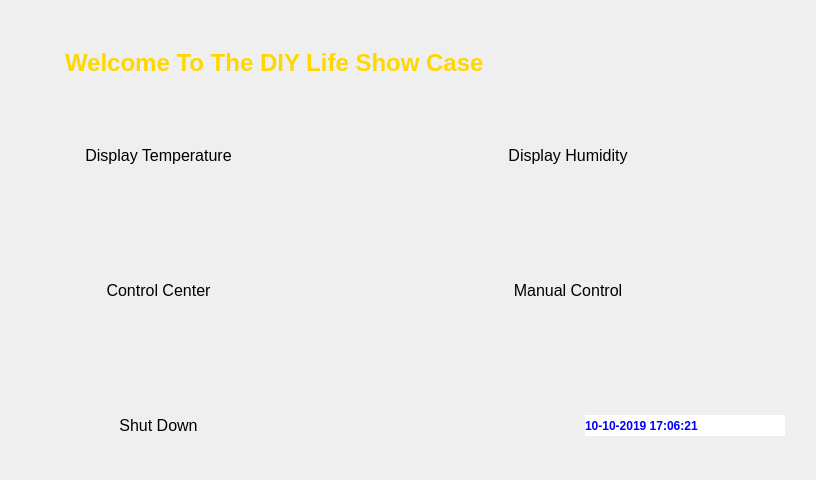
<?xml version="1.0" encoding="UTF-8"?>
<ui version="4.0">
 <class>Home</class>
 <widget class="QWidget" name="Home">
  <property name="geometry">
   <rect>
    <x>0</x>
    <y>0</y>
    <width>816</width>
    <height>480</height>
   </rect>
  </property>
  <property name="sizePolicy">
   <sizepolicy hsizetype="Minimum" vsizetype="Minimum">
    <horstretch>0</horstretch>
    <verstretch>0</verstretch>
   </sizepolicy>
  </property>
  <property name="windowTitle">
   <string>Home</string>
  </property>
  <layout class="QGridLayout" name="gridLayout">
   <property name="leftMargin">
    <number>15</number>
   </property>
   <property name="topMargin">
    <number>15</number>
   </property>
   <property name="rightMargin">
    <number>15</number>
   </property>
   <property name="bottomMargin">
    <number>15</number>
   </property>
   <item row="4" column="1">
    <widget class="QPushButton" name="btnControlCenter">
     <property name="styleSheet">
      <string notr="true">background-color:'royal blue';color:'gold';padding:30px;border-radius:10px;font-size:16px;</string>
     </property>
     <property name="text">
      <string>Control Center</string>
     </property>
    </widget>
   </item>
   <item row="3" column="1">
    <spacer name="verticalSpacer">
     <property name="orientation">
      <enum>Qt::Vertical</enum>
     </property>
     <property name="sizeType">
      <enum>QSizePolicy::Maximum</enum>
     </property>
     <property name="sizeHint" stdset="0">
      <size>
       <width>20</width>
       <height>50</height>
      </size>
     </property>
    </spacer>
   </item>
   <item row="0" column="1" colspan="3">
    <layout class="QHBoxLayout" name="horizontalLayout">
     <property name="leftMargin">
      <number>10</number>
     </property>
     <property name="rightMargin">
      <number>10</number>
     </property>
     <item>
      <widget class="QLabel" name="labWelcomeMessage">
       <property name="styleSheet">
        <string notr="true">#labWelcomeMessage{
font-size:24px;
color:gold;
font-weight:bold;
}</string>
       </property>
       <property name="text">
        <string>Welcome To The DIY Life Show Case</string>
       </property>
      </widget>
     </item>
    </layout>
   </item>
   <item row="2" column="0">
    <spacer name="horizontalSpacer_3">
     <property name="orientation">
      <enum>Qt::Horizontal</enum>
     </property>
     <property name="sizeType">
      <enum>QSizePolicy::Maximum</enum>
     </property>
     <property name="sizeHint" stdset="0">
      <size>
       <width>40</width>
       <height>20</height>
      </size>
     </property>
    </spacer>
   </item>
   <item row="6" column="1">
    <widget class="QPushButton" name="btnShutDown">
     <property name="styleSheet">
      <string notr="true">background-color:'royal blue';color:'gold';padding:30px;border-radius:10px;font-size:16px;</string>
     </property>
     <property name="text">
      <string>Shut Down</string>
     </property>
    </widget>
   </item>
   <item row="4" column="3">
    <widget class="QPushButton" name="btnManualControl">
     <property name="styleSheet">
      <string notr="true">background-color:'royal blue';color:'gold';padding:30px;border-radius:10px;font-size:16px;</string>
     </property>
     <property name="text">
      <string>Manual Control</string>
     </property>
    </widget>
   </item>
   <item row="6" column="3" colspan="2">
    <layout class="QHBoxLayout" name="horizontalLayout_2">
     <item>
      <spacer name="horizontalSpacer_2">
       <property name="orientation">
        <enum>Qt::Horizontal</enum>
       </property>
       <property name="sizeType">
        <enum>QSizePolicy::Maximum</enum>
       </property>
       <property name="sizeHint" stdset="0">
        <size>
         <width>100</width>
         <height>20</height>
        </size>
       </property>
      </spacer>
     </item>
     <item>
      <widget class="QLabel" name="lblTime">
       <property name="sizePolicy">
        <sizepolicy hsizetype="Maximum" vsizetype="Maximum">
         <horstretch>0</horstretch>
         <verstretch>0</verstretch>
        </sizepolicy>
       </property>
       <property name="maximumSize">
        <size>
         <width>200</width>
         <height>21</height>
        </size>
       </property>
       <property name="styleSheet">
        <string notr="true">#lblTime
{
qproperty-alignment:AlignCenter;
background-color:White;
color:blue;
font-size:12px;
font-weight:bold;


}</string>
       </property>
       <property name="text">
        <string>10-10-2019 17:06:21</string>
       </property>
      </widget>
     </item>
    </layout>
   </item>
   <item row="2" column="2">
    <spacer name="horizontalSpacer">
     <property name="orientation">
      <enum>Qt::Horizontal</enum>
     </property>
     <property name="sizeType">
      <enum>QSizePolicy::Maximum</enum>
     </property>
     <property name="sizeHint" stdset="0">
      <size>
       <width>60</width>
       <height>20</height>
      </size>
     </property>
    </spacer>
   </item>
   <item row="2" column="3">
    <widget class="QPushButton" name="btnDisplayHumi">
     <property name="styleSheet">
      <string notr="true">background-color:'royal blue';color:'gold';padding:30px;border-radius:10px;font-size:16px;</string>
     </property>
     <property name="text">
      <string>Display Humidity</string>
     </property>
    </widget>
   </item>
   <item row="0" column="4">
    <widget class="QLabel" name="labLogo">
     <property name="sizePolicy">
      <sizepolicy hsizetype="Maximum" vsizetype="Maximum">
       <horstretch>0</horstretch>
       <verstretch>0</verstretch>
      </sizepolicy>
     </property>
     <property name="maximumSize">
      <size>
       <width>129</width>
       <height>129</height>
      </size>
     </property>
     <property name="text">
      <string/>
     </property>
     <property name="pixmap">
      <pixmap>TheDIYLifeLogo.png</pixmap>
     </property>
     <property name="alignment">
      <set>Qt::AlignCenter</set>
     </property>
     <property name="wordWrap">
      <bool>true</bool>
     </property>
    </widget>
   </item>
   <item row="2" column="1">
    <widget class="QPushButton" name="btnDisplayTemp">
     <property name="styleSheet">
      <string notr="true">background-color:'royal blue';color:'gold';padding:30px;border-radius:10px;font-size:16px;</string>
     </property>
     <property name="text">
      <string>Display Temperature</string>
     </property>
    </widget>
   </item>
   <item row="5" column="1">
    <spacer name="verticalSpacer_2">
     <property name="orientation">
      <enum>Qt::Vertical</enum>
     </property>
     <property name="sizeType">
      <enum>QSizePolicy::Maximum</enum>
     </property>
     <property name="sizeHint" stdset="0">
      <size>
       <width>20</width>
       <height>50</height>
      </size>
     </property>
    </spacer>
   </item>
  </layout>
 </widget>
 <resources/>
 <connections/>
</ui>
